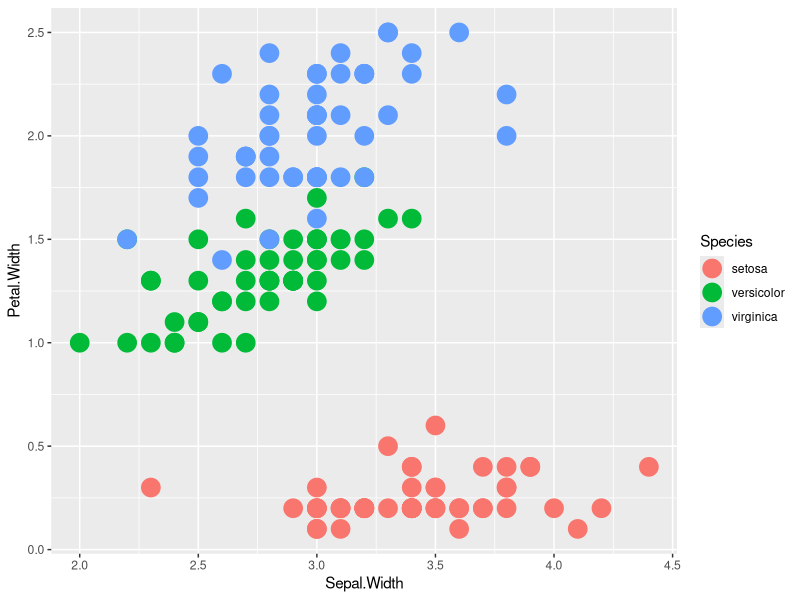

The R source for this figure:
## ---- chunk 1
knitr::opts_chunk$set(echo = TRUE)
## ---- chunk 2
library(ggplot2)
data(iris)
summary(iris)

ggplot(iris, aes(x=Sepal.Width, y=Petal.Width, color=Species)) + 
    geom_point(size=6)
## ---- chunk 3
#SVM
#linear regression
